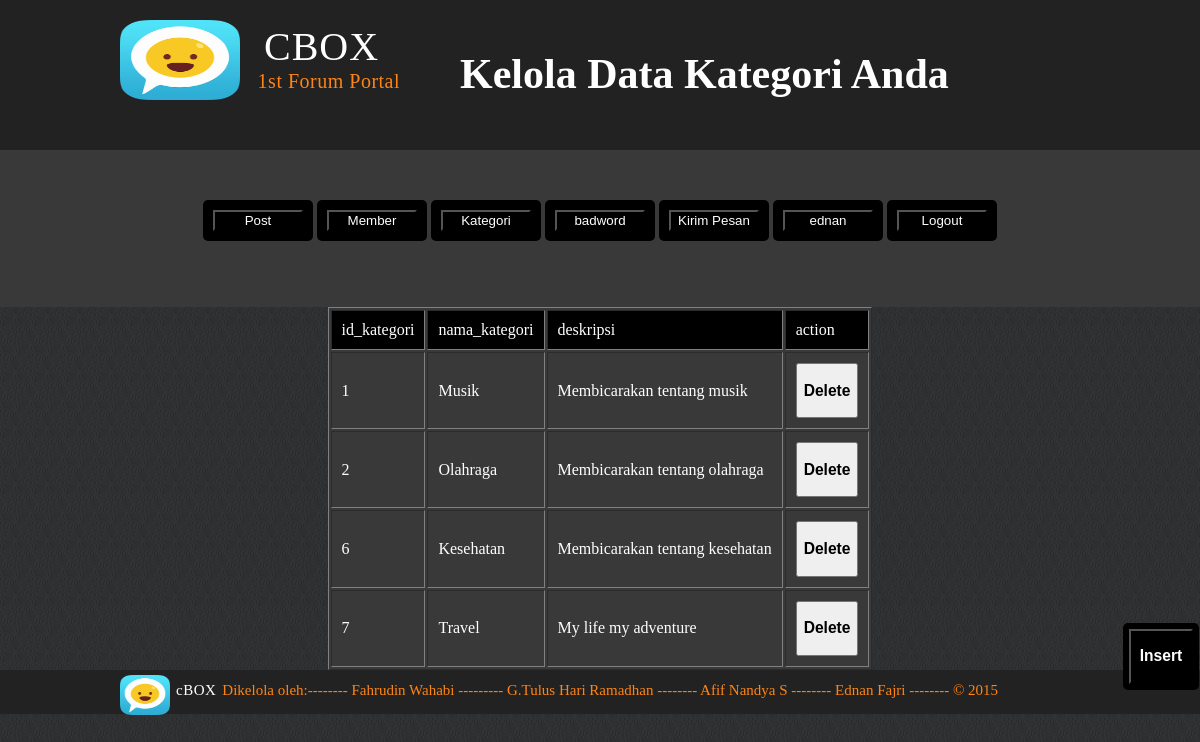
Page /kategori.php (signed in) on the committed database.
### tables this page shows
CREATE TABLE IF NOT EXISTS `kategori` (
`id_kategori` int(11) NOT NULL,
  `nama_kategori` varchar(100) NOT NULL,
  `deskripsi` varchar(100) NOT NULL
);

### kategori.php (the view, shortened to what this page needs)
<html>
<head>
        <link rel="stylesheet" href="font-awesome-4.3.0/css/font-awesome.min.css" type="text/css">
        <link rel="stylesheet" href="Style - backdrop.css" type="text/css">
</head>
<body>
<div class="nav-bar">
            <div class="container">
               <div class="title-bar-left">
                    <img src="logo.png" class="logo">
                    <h3>CBOX</h3>
                    <p>1st Forum Portal<p>
                </div>
                <div class="title-bar-right">
                <h1>Kelola Data Kategori Anda</h1>
                </div>
            </div>
</div>
<div class="adminberisi">
<div class="">
                <?php
                    $id = $_SESSION['id'];
                    $query = "SELECT * FROM admin WHERE id_admin=$id";
                    $result = mysql_query($query);
                    $row = mysql_fetch_assoc($result);
                ?>
<form class="adminrata" action="post.php">
	<button type="submit">Post</button>
</form>
<form class="adminrata" action="member.php">
	<button type="submit">Member</button>
</form>
<form class="adminrata" action="kategori.php">
	<button type="submit">Kategori</button>
</form>
<form class="adminrata" action="bad_word.php">
	<button type="submit">badword</button>
</form>
<form class="adminrata" action="member_pesan.php">
	<button type="submit">Kirim Pesan</button>
</form>
<form class="adminrata" action="halamanadmin.php">
    <button type="submit"><?php  echo $row['nama']; ?></button>
</form>
<form class="adminrata" action="logout_admin.php">
    <button type="submit">Logout</button>
</form>
</div>
</div>
	<table border="1px"class="besar">
		<tr class="besarin">
			<td>id_kategori</td>
			<td>nama_kategori</td>
			<td>deskripsi</td>
			<td>action</td>
			</tr>
		<?php
			$query = "SELECT * FROM kategori";
			$result = mysql_query($query);
			while ($row = mysql_fetch_assoc($result)) {
		?>
		<tr class="kecilin">
			<td><?php echo $row ['id_kategori']; ?></td>
			<td><?php echo $row ['nama_kategori']; ?></td>
			<td><?php echo $row ['deskripsi']; ?></td>
			<td><a href="delete_kategori.php? id=<?php echo $row ['id_kategori']; ?>"><button type="submit"><h3>Delete</h3></button></a>
		</tr>
		<?php
			}
		?>
	</table>
	<a class="backTOPI" href="isi_kategori.php? id=<?php echo $row ['id_kategori']; ?>">
				<button type="submit"><h3> Insert </h3></button>
	</a>
        <div class="footer">
            <div class="container">
            <img src="logo.png">
            <h3>cBOX</h3>
                <p>Dikelola oleh:-------- Fahrudin Wahabi --------- G.Tulus Hari Ramadhan -------- Afif Nandya S -------- Ednan Fajri -------- &copy; 2015</p>
            </div>
        </div>
    </body>
</html>

### style - backdrop.css (style rules this page uses)
body { background-image: url(pattern-bhpy.png); margin: 0px; padding: 0px; }
h1 { text-align: center; }
img { position: relative; top: 5px; }
.container { max-width : 960px; margin-left: auto; margin-right: auto; font-family:'roboto-condensed'; }
.nav-bar { background-color: #222222; width: 100%; height: 150px; }
.title-bar-left { display: inline-block; width: 35%; height: 150px; }
.title-bar-left .logo { width: 120px; height: 80px; position: relative; top: 20px; }
.title-bar-left h3 { color: white; display: inline-block; margin: 0px; position: relative; font-size: 40px; margin-left: 20px; font-family: 'roboto-condensed'; font-weight: 500; letter-spacing: 1px; top: -20px; }
.title-bar-left p { color: white; display: inline-block; margin: 0px; position: relative; left: 35%; font-size: 20px; margin-left: 20px; font-family: 'roboto-condensed'; letter-spacing: 0.5px; color: #ff8414; top: -20px; }
.title-bar-right { display: inline-block; position: relative; font-size: 21px; font-family: 'roboto-condensed'; color: white; top: -20px; }
.backTopi { position: fixed; background-color: black; bottom: 110px; right: 1px; padding: 6px; border-radius: 5px; width: 64px; }
.backTopi button { background-color: black; color: white; width: 64px; }
.footer { color: white; background-color: #222222; }
.footer img { width: 50px; height: 40px; }
.footer p { display: inline-block; margin: 0px; padding-left: 2px; color: #ff8414; font-size: 15px; position: relative; top : -15px; }
.footer h3 { display: inline-block; margin: 0px; padding-left: 2px; font-weight: 500; letter-spacing: 0.5px; font-size: 15px; position: relative; top : -15px; }
.besar { max-width: 1280px; margin-left: auto; margin-right: auto; background-color: #393939; }
.besarin { background-color: black; color: white; }
.kecilin { color: white; }
.adminrata { background-color: black; bottom: 110px; padding: 10px; border-radius: 5px; width: 90px; display: inline-block; }
.adminrata button { background-color: black; color: white; width: 90px; }
.adminberisi { max-width: 1280px; margin-left: auto; margin-right: auto; background-color: #393939; text-align: center; padding-top:50px; padding-bottom: 50px; }

### kategori.php (style rules this page uses)
td { padding: 10px; width: auto; height: auto; }

### rows in the picture
kategori: id_kategori "1", nama_kategori "Musik", deskripsi "Membicarakan tentang musik"
kategori: id_kategori "2", nama_kategori "Olahraga", deskripsi "Membicarakan tentang olahraga"
kategori: id_kategori "6", nama_kategori "Kesehatan", deskripsi "Membicarakan tentang kesehatan"
kategori: id_kategori "7", nama_kategori "Travel", deskripsi "My life my adventure"

### other values in the picture
$row['nama'] "ednan"
